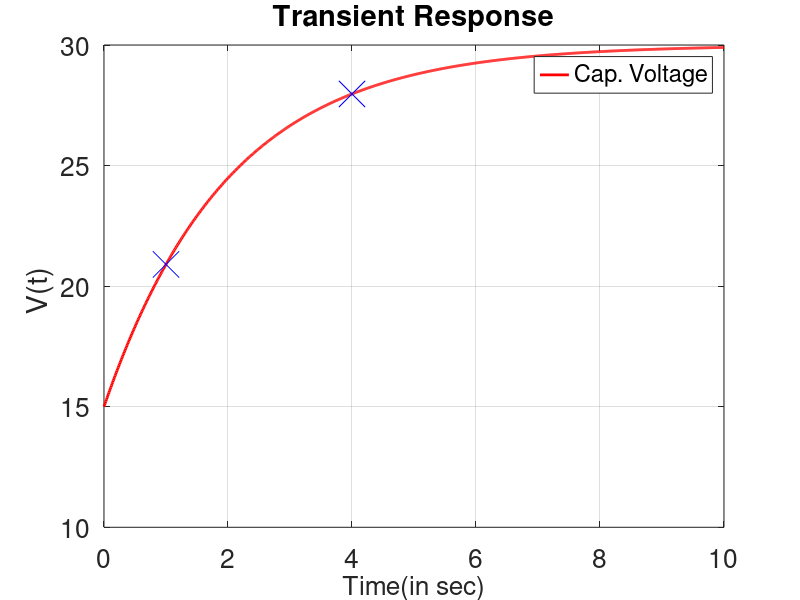

Reproduce this figure in MATLAB.
Vi = 15  ;
C = 0.0005 ;
R = 4000; 
tc = R* C ;
V_inf = 30 ;
t = 0:1e-2 : 5*tc ;
V = V_inf +(Vi -V_inf)*exp(-t/tc) ;
figure ;
plot(t, V , 'r' , 'Linewidth' , 2  ) ;
xlabel('Time(in sec)') ;
ylabel('V(t) ') ;
title('Transient Response');
grid ;
hold on 
X(1) = 1;
X(2) = 4 ;

for i = 1:2 
    Y(i) = V_inf +(Vi -V_inf)*exp(-X(i)/tc) ; 
end
plot(X, Y , 'bx' , 'Markersize' , 19) ;
legend('Cap. Voltage') ;
set( gca , 'Fontsize' ,19) ;
h_xlabel = get(gca , 'xlabel') ;
set(h_xlabel , 'Fontsize' , 19) ;
